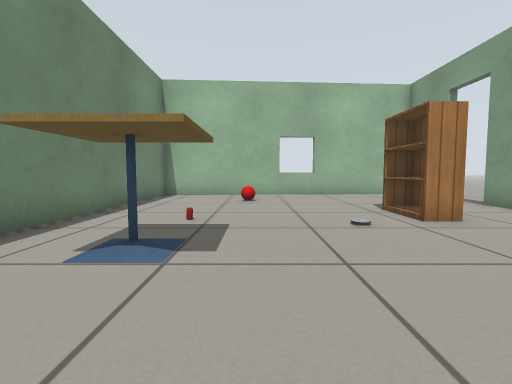
[1] (above)

12 first-person views from a walk through a robot-simulator world made for Gazebo. The camera is 0.5 m above the floor, tilts 4° down and sees 85° across. The lines on the ground mark 1 m squares. The floor is counted in squares, 0.5 m on a side. Each view is taken from the middle of a square. On the plan, view 1 faces up. The plan holds only what a view shows up to about 11 squares ahead; the rest is blank. Robots are left out. Simple patterns stand in for the simulator's built-in surfaces. Some surface patterns are stand-ins.

[2]
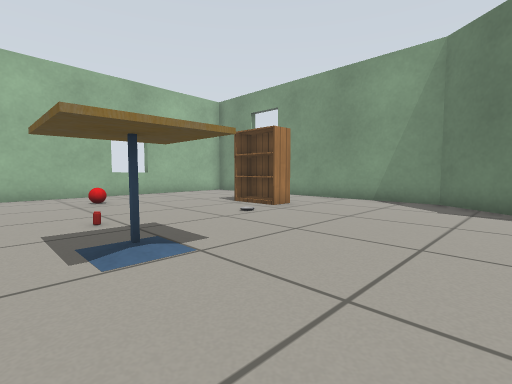

[3]
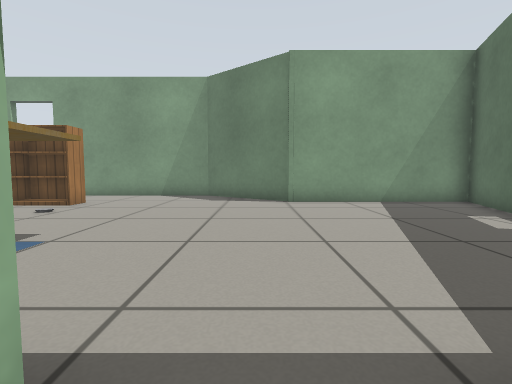

[4]
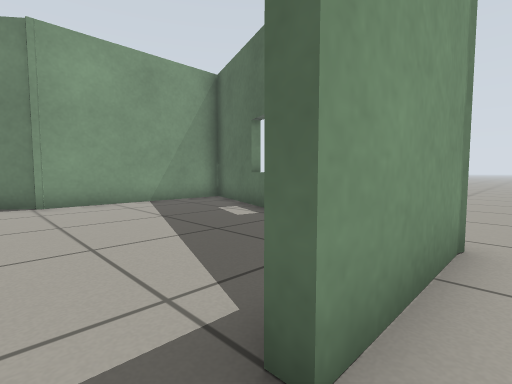

[5]
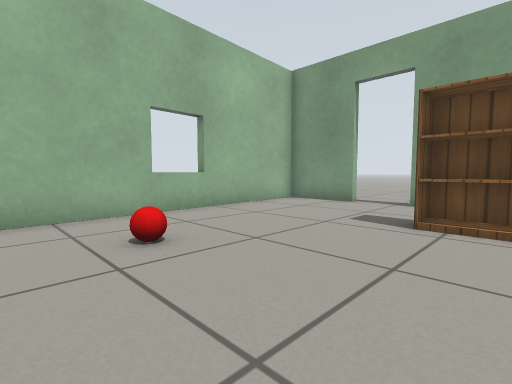

[6]
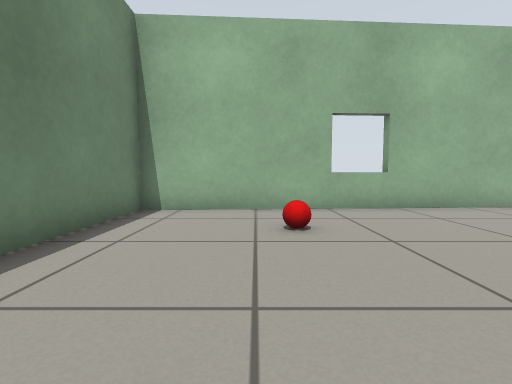

[7]
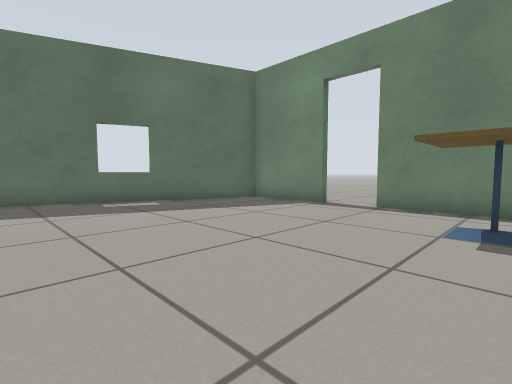

[8]
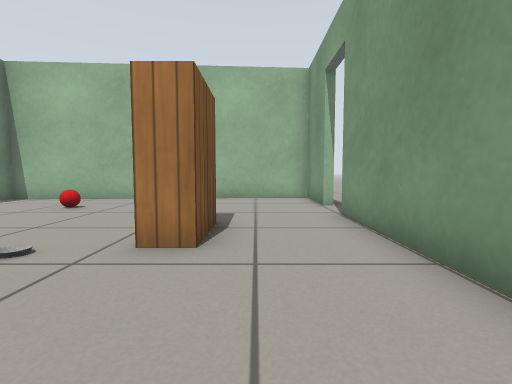

[9]
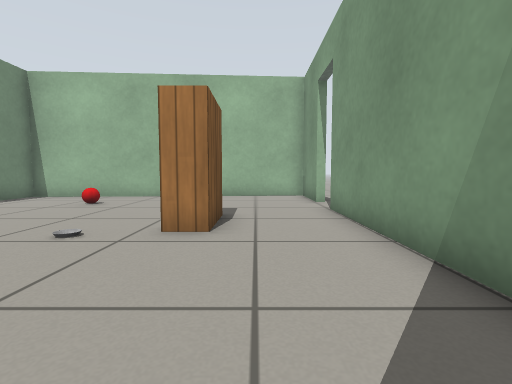

[10]
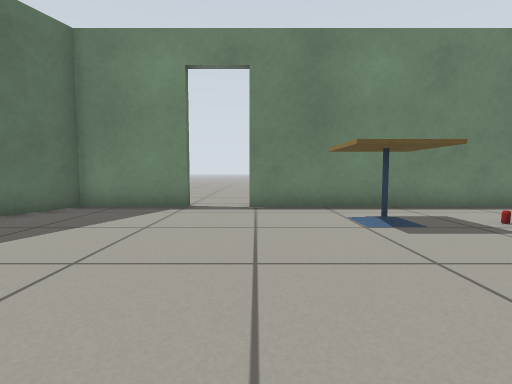

[11]
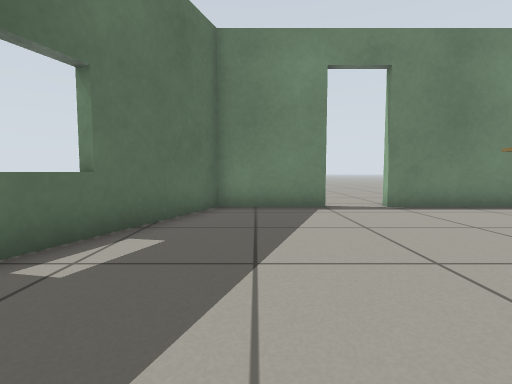

[12]
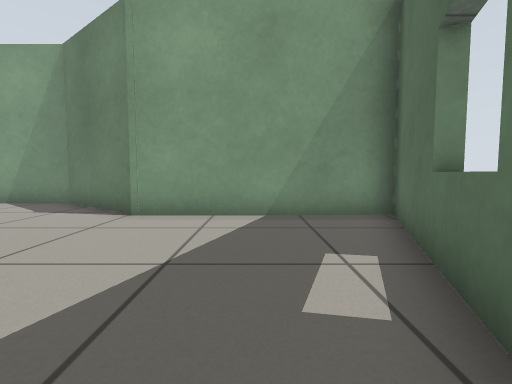

### Floor plan
Points are (right, up) in squares from view 1. A wall is a line through its corners. A room is listed if a view was taken in it or the views show most of it. See-through windows are left out.
Room 1 (views 1, 2, 5, 6, 7, 8, 9, 10, 11, 12)
walls: (4.4, -1.3) (7, 2) (7, 8.6); (-4.1, -0.9) (-4.1, -4.1) (4.5, -7.2) (4.5, -1); (7, 10.4) (7, 13) (-4.1, 12.4) (-4.1, 0.8)
ways out: open door at (-4, -0.5) to room 2; open door at (7, 9.5) to room 2
objects: cafe table (-2, 3) to (-1, 4); other object (-1, 6); red ball (0, 10); bookshelf (4, 6) to (4, 7)
Room 2 (views 3, 4)
walls: (-4.4, -4.2) (-4.4, -0.9)
ways out: open door at (-4, -0.5) to room 1; open door at (7, 9.5) to room 1

Positions as (right, up) in squares from view 1, and headings:
1: (0, 0), facing up
2: (-3, 0), facing up-right
3: (-5, 0), facing right
4: (-5, 0), facing down-right
5: (-2, 6), facing up-right
6: (-1, 5), facing up
7: (4, 4), facing down-left
8: (5, 2), facing up
9: (5, 1), facing up
10: (4, 1), facing left
11: (4, -3), facing left
12: (-2, -4), facing right
